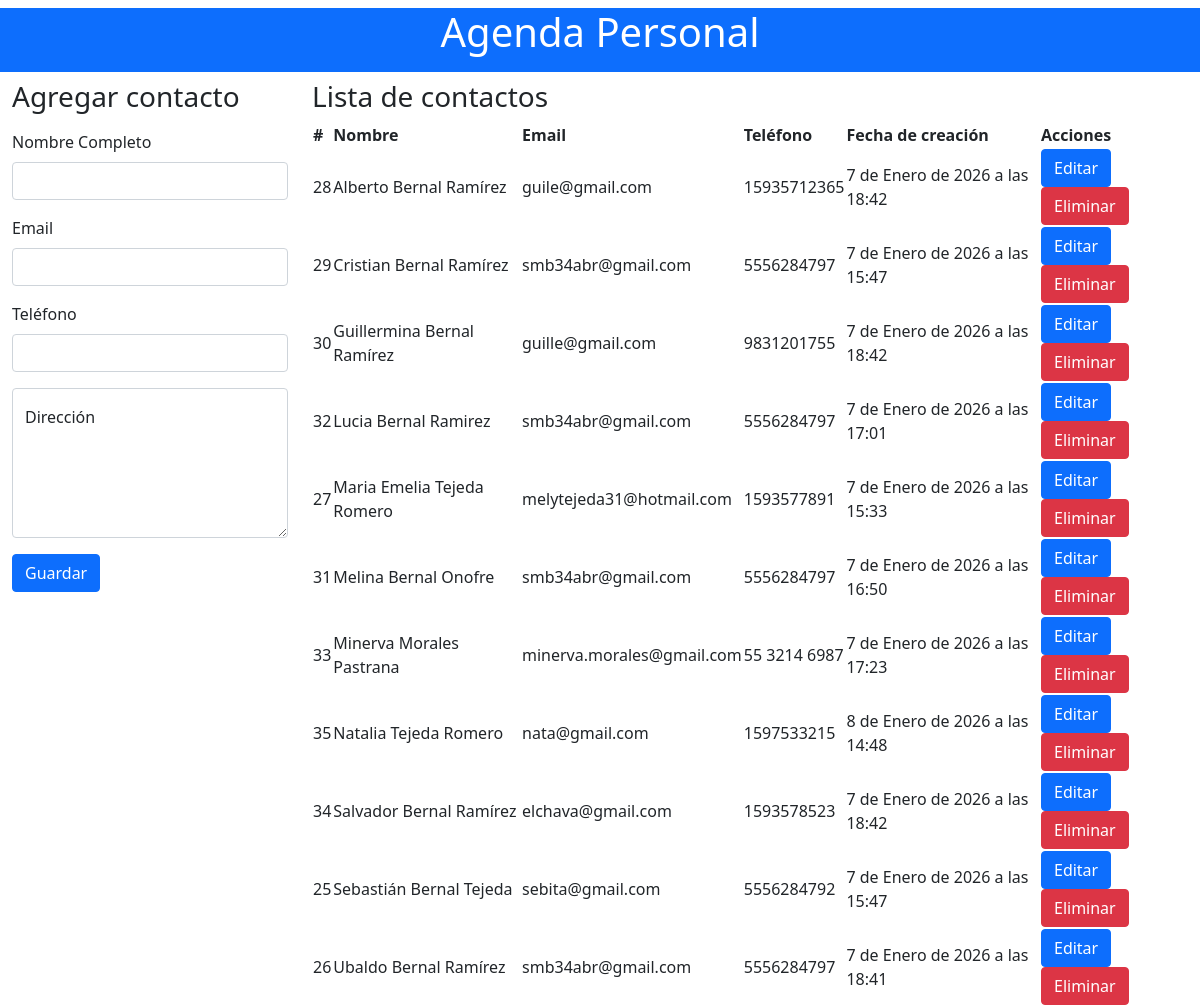
The app's page /, older data.
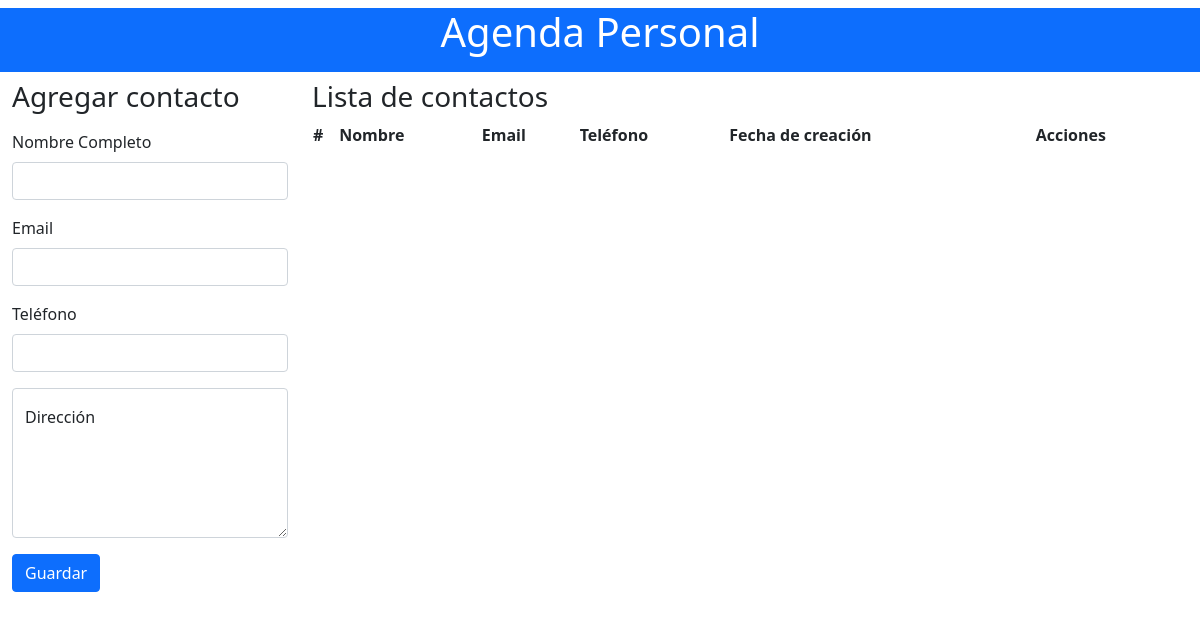
The same page, newer data.
### personal/models.py (models this page shows, shortened)
class Contact(models.Model):
    name = models.CharField(max_length=100)
    email = models.EmailField()
    phone = models.CharField(max_length=20)
    direction = models.TextField(blank=True)
    created = models.DateTimeField(auto_now=True)
    class Meta:
        ordering = ['name']

### personal/views.py (the view)
# urls.py: path('', views.contact_list_and_create, name='contact_list'),
def contact_list_and_create(request):
    if request.method == 'POST':
        form = ContactForm(request.POST)
        if form.is_valid():
            form.save()
            return redirect('personal:contact_list')
    form = ContactForm()
    contacts = Contact.objects.all()
    return render(request, 'contact_list.html', {
    'form': form,
    'contacts': contacts
    })

### personal/forms.py
class ContactForm(forms.ModelForm):
    class Meta:
        model = Contact
        fields = ['name', 'email', 'phone', 'direction']

### personal/templates/contact_list.html (shortened to what this page needs)
{% load static %}
<!DOCTYPE html>
<html lang="es">
<head>
    <link rel="stylesheet" href="{% static 'css/bootstrap.min.css' %}">
    <link rel="stylesheet" href="{% static 'css/dataTables.css' %}">
</head>
<body>
    <h1 class="text-center mt-2 bg-primary text-white pb-3">Agenda Personal</h1>
    <div class="container-fluid">
        <div class="row">
            <div class="col-3">
                <form action="/registrarPersonal/" method="post">
                    <h3>Agregar contacto</h3>
                    <div class="mb-3 mt-3">
                        <label for="nombre" class="form-label">Nombre Completo</label>
                        <input type="text" class="form-control" id="nombre" name="name" aria-describedby="emailHelp"
                            required>
                    </div>
                    <div class="mb-3">
                        <label for="email" class="form-label">Email</label>
                        <input type="email" class="form-control" id="email" name="email" required>
                    </div>
                    <div class="mb-3">
                        <label for="phone" class="form-label">Teléfono</label>
                        <input type="text" class="form-control" id="phone" name="phone" required>
                    </div>
                    <div class="form-floating mb-3">
                        <textarea class="form-control" placeholder="Leave a comment here" id="floatingTextarea"
                            name="direction" style="height: 150px;" required></textarea>
                        <label for="direction">Dirección</label>
                    </div>
                    <button type="submit" id="idGardar" class="btn btn-primary">Guardar</button>
                </form>
            </div>
            <div class="col-9">
                <h3>Lista de contactos</h3>
                <table id="example" class="display" style="width:100%">
                    <thead>
                        <tr>
                            <th>#</th>
                            <th>Nombre</th>
                            <th>Email</th>
                            <th>Teléfono</th>
                            <th>Fecha de creación</th>
                            <th>Acciones</th>
                        </tr>
                    </thead>
                    <tbody>
                        {% for contact in contacts %}
                        <tr>
                            <td>{{ contact.id }}</td>
                            <td>{{ contact.name }}</td>
                            <td>{{ contact.email }}</td>
                            <td>{{ contact.phone }}</td>
                            <td>{{ contact.created }}</td>
                            <td>
                                <a href="editContact/{{ contact.id }}" class="btn btn-primary">Editar</a>
                                <a href="deleteContact/{{ contact.id }}" class="btn btn-danger">Eliminar</a>
                            </td>
                        </tr>
                        {% endfor %}
                    </tbody>
                </table>
            </div>
        </div>
    </div>
</body>
</html>

### personal/static/css/dataTables.css (style rules this page uses)
:root { --dt-row-selected: 13, 110, 253; --dt-row-selected-text: 255, 255, 255; --dt-row-selected-link: 228, 228, 228; --dt-row-stripe: 0, 0, 0; --dt-row-hover: 0, 0, 0; --dt-column-ordering: 0, 0, 0; --dt-header-align-items: center; --dt-header-vertical-align: middle; --dt-html-background: white; }
:root { --dt-row-hover-alpha: 0.035; --dt-row-stripe-alpha: 0.023; --dt-column-ordering-alpha: 0.019; --dt-row-selected-stripe-alpha: 0.923; --dt-row-selected-column-ordering-alpha: 0.919; }

Row changes from the older to the newer data that the page shows:
removed Contact: id "28", name "Alberto Bernal Ramírez", email "guile@gmail.com", phone "15935712365", created "7 de Enero de 2026 a las 18:42"
removed Contact: id "29", name "Cristian Bernal Ramírez", email "smb34abr@gmail.com", phone "5556284797", created "7 de Enero de 2026 a las 15:47"
removed Contact: id "30", name "Guillermina Bernal Ramírez", email "guille@gmail.com", phone "9831201755", created "7 de Enero de 2026 a las 18:42"
removed Contact: id "32", name "Lucia Bernal Ramirez", email "smb34abr@gmail.com", phone "5556284797", created "7 de Enero de 2026 a las 17:01"
removed Contact: id "27", name "Maria Emelia Tejeda Romero", email "melytejeda31@hotmail.com", phone "1593577891", created "7 de Enero de 2026 a las 15:33"
removed Contact: id "31", name "Melina Bernal Onofre", email "smb34abr@gmail.com", phone "5556284797", created "7 de Enero de 2026 a las 16:50"
removed Contact: id "33", name "Minerva Morales Pastrana", email "minerva.morales@gmail.com", phone "55 3214 6987", created "7 de Enero de 2026 a las 17:23"
removed Contact: id "35", name "Natalia Tejeda Romero", email "nata@gmail.com", phone "1597533215", created "8 de Enero de 2026 a las 14:48"
removed Contact: id "34", name "Salvador Bernal Ramírez", email "elchava@gmail.com", phone "1593578523", created "7 de Enero de 2026 a las 18:42"
removed Contact: id "25", name "Sebastián Bernal Tejeda", email "sebita@gmail.com", phone "5556284792", created "7 de Enero de 2026 a las 15:47"
removed Contact: id "26", name "Ubaldo Bernal Ramírez", email "smb34abr@gmail.com", phone "5556284797", created "7 de Enero de 2026 a las 18:41"
